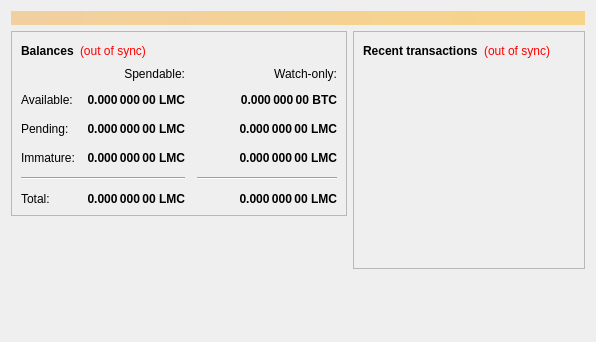
<?xml version="1.0" encoding="UTF-8"?>
<ui version="4.0">
 <class>OverviewPage</class>
 <widget class="QWidget" name="OverviewPage">
  <property name="geometry">
   <rect>
    <x>0</x>
    <y>0</y>
    <width>596</width>
    <height>342</height>
   </rect>
  </property>
  <property name="windowTitle">
   <string>Form</string>
  </property>
  <layout class="QVBoxLayout" name="topLayout">
   <item>
    <widget class="QLabel" name="labelAlerts">
     <property name="visible">
      <bool>false</bool>
     </property>
     <property name="styleSheet">
      <string notr="true">background-color: qlineargradient(x1: 0, y1: 0, x2: 1, y2: 0, stop:0 #F0D0A0, stop:1 #F8D488); color:#000000;</string>
     </property>
     <property name="wordWrap">
      <bool>true</bool>
     </property>
     <property name="margin">
      <number>3</number>
     </property>
    </widget>
   </item>
   <item>
    <layout class="QHBoxLayout" name="horizontalLayout" stretch="1,1">
     <item>
      <layout class="QVBoxLayout" name="verticalLayout_2">
       <item>
        <widget class="QFrame" name="frame">
         <property name="frameShape">
          <enum>QFrame::StyledPanel</enum>
         </property>
         <property name="frameShadow">
          <enum>QFrame::Raised</enum>
         </property>
         <layout class="QVBoxLayout" name="verticalLayout_4">
          <item>
           <layout class="QHBoxLayout" name="horizontalLayout_4">
            <item>
             <widget class="QLabel" name="label_5">
              <property name="font">
               <font>
                <weight>75</weight>
                <bold>true</bold>
               </font>
              </property>
              <property name="text">
               <string>Balances</string>
              </property>
             </widget>
            </item>
            <item>
             <widget class="QLabel" name="labelWalletStatus">
              <property name="cursor">
               <cursorShape>WhatsThisCursor</cursorShape>
              </property>
              <property name="toolTip">
               <string>The displayed information may be out of date. Your wallet automatically synchronizes with the Lamacoin network after a connection is established, but this process has not completed yet.</string>
              </property>
              <property name="styleSheet">
               <string notr="true">QLabel { color: red; }</string>
              </property>
              <property name="text">
               <string notr="true">(out of sync)</string>
              </property>
              <property name="alignment">
               <set>Qt::AlignLeading|Qt::AlignLeft|Qt::AlignVCenter</set>
              </property>
             </widget>
            </item>
            <item>
             <spacer name="horizontalSpacer_3">
              <property name="orientation">
               <enum>Qt::Horizontal</enum>
              </property>
              <property name="sizeHint" stdset="0">
               <size>
                <width>40</width>
                <height>20</height>
               </size>
              </property>
             </spacer>
            </item>
           </layout>
          </item>
          <item>
           <layout class="QGridLayout" name="gridLayout">
            <property name="spacing">
             <number>12</number>
            </property>
            <item row="2" column="2">
             <widget class="QLabel" name="labelWatchPending">
              <property name="font">
               <font>
                <weight>75</weight>
                <bold>true</bold>
               </font>
              </property>
              <property name="cursor">
               <cursorShape>IBeamCursor</cursorShape>
              </property>
              <property name="toolTip">
               <string>Unconfirmed transactions to watch-only addresses</string>
              </property>
              <property name="text">
               <string notr="true">0.000 000 00 LMC</string>
              </property>
              <property name="alignment">
               <set>Qt::AlignRight|Qt::AlignTrailing|Qt::AlignVCenter</set>
              </property>
              <property name="textInteractionFlags">
               <set>Qt::LinksAccessibleByMouse|Qt::TextSelectableByKeyboard|Qt::TextSelectableByMouse</set>
              </property>
             </widget>
            </item>
            <item row="2" column="1">
             <widget class="QLabel" name="labelUnconfirmed">
              <property name="font">
               <font>
                <weight>75</weight>
                <bold>true</bold>
               </font>
              </property>
              <property name="cursor">
               <cursorShape>IBeamCursor</cursorShape>
              </property>
              <property name="toolTip">
               <string>Total of transactions that have yet to be confirmed, and do not yet count toward the spendable balance</string>
              </property>
              <property name="text">
               <string notr="true">0.000 000 00 LMC</string>
              </property>
              <property name="alignment">
               <set>Qt::AlignRight|Qt::AlignTrailing|Qt::AlignVCenter</set>
              </property>
              <property name="textInteractionFlags">
               <set>Qt::LinksAccessibleByMouse|Qt::TextSelectableByKeyboard|Qt::TextSelectableByMouse</set>
              </property>
             </widget>
            </item>
            <item row="3" column="2">
             <widget class="QLabel" name="labelWatchImmature">
              <property name="font">
               <font>
                <weight>75</weight>
                <bold>true</bold>
               </font>
              </property>
              <property name="cursor">
               <cursorShape>IBeamCursor</cursorShape>
              </property>
              <property name="toolTip">
               <string>Mined balance in watch-only addresses that has not yet matured</string>
              </property>
              <property name="text">
               <string notr="true">0.000 000 00 LMC</string>
              </property>
              <property name="alignment">
               <set>Qt::AlignRight|Qt::AlignTrailing|Qt::AlignVCenter</set>
              </property>
              <property name="textInteractionFlags">
               <set>Qt::LinksAccessibleByMouse|Qt::TextSelectableByKeyboard|Qt::TextSelectableByMouse</set>
              </property>
             </widget>
            </item>
            <item row="4" column="0" colspan="2">
             <widget class="Line" name="line">
              <property name="orientation">
               <enum>Qt::Horizontal</enum>
              </property>
             </widget>
            </item>
            <item row="4" column="2">
             <widget class="Line" name="lineWatchBalance">
              <property name="sizePolicy">
               <sizepolicy hsizetype="Preferred" vsizetype="Fixed">
                <horstretch>0</horstretch>
                <verstretch>0</verstretch>
               </sizepolicy>
              </property>
              <property name="minimumSize">
               <size>
                <width>140</width>
                <height>0</height>
               </size>
              </property>
              <property name="orientation">
               <enum>Qt::Horizontal</enum>
              </property>
             </widget>
            </item>
            <item row="5" column="0">
             <widget class="QLabel" name="labelTotalText">
              <property name="text">
               <string>Total:</string>
              </property>
             </widget>
            </item>
            <item row="3" column="1">
             <widget class="QLabel" name="labelImmature">
              <property name="font">
               <font>
                <weight>75</weight>
                <bold>true</bold>
               </font>
              </property>
              <property name="cursor">
               <cursorShape>IBeamCursor</cursorShape>
              </property>
              <property name="toolTip">
               <string>Mined balance that has not yet matured</string>
              </property>
              <property name="text">
               <string notr="true">0.000 000 00 LMC</string>
              </property>
              <property name="alignment">
               <set>Qt::AlignRight|Qt::AlignTrailing|Qt::AlignVCenter</set>
              </property>
              <property name="textInteractionFlags">
               <set>Qt::LinksAccessibleByMouse|Qt::TextSelectableByKeyboard|Qt::TextSelectableByMouse</set>
              </property>
             </widget>
            </item>
            <item row="2" column="3">
             <spacer name="horizontalSpacer_2">
              <property name="orientation">
               <enum>Qt::Horizontal</enum>
              </property>
              <property name="sizeHint" stdset="0">
               <size>
                <width>40</width>
                <height>20</height>
               </size>
              </property>
             </spacer>
            </item>
            <item row="3" column="0">
             <widget class="QLabel" name="labelImmatureText">
              <property name="text">
               <string>Immature:</string>
              </property>
             </widget>
            </item>
            <item row="5" column="1">
             <widget class="QLabel" name="labelTotal">
              <property name="font">
               <font>
                <weight>75</weight>
                <bold>true</bold>
               </font>
              </property>
              <property name="cursor">
               <cursorShape>IBeamCursor</cursorShape>
              </property>
              <property name="toolTip">
               <string>Your current total balance</string>
              </property>
              <property name="text">
               <string notr="true">0.000 000 00 LMC</string>
              </property>
              <property name="alignment">
               <set>Qt::AlignRight|Qt::AlignTrailing|Qt::AlignVCenter</set>
              </property>
              <property name="textInteractionFlags">
               <set>Qt::LinksAccessibleByMouse|Qt::TextSelectableByKeyboard|Qt::TextSelectableByMouse</set>
              </property>
             </widget>
            </item>
            <item row="5" column="2">
             <widget class="QLabel" name="labelWatchTotal">
              <property name="font">
               <font>
                <weight>75</weight>
                <bold>true</bold>
               </font>
              </property>
              <property name="cursor">
               <cursorShape>IBeamCursor</cursorShape>
              </property>
              <property name="toolTip">
               <string>Current total balance in watch-only addresses</string>
              </property>
              <property name="text">
               <string notr="true">0.000 000 00 LMC</string>
              </property>
              <property name="alignment">
               <set>Qt::AlignRight|Qt::AlignTrailing|Qt::AlignVCenter</set>
              </property>
              <property name="textInteractionFlags">
               <set>Qt::LinksAccessibleByMouse|Qt::TextSelectableByKeyboard|Qt::TextSelectableByMouse</set>
              </property>
             </widget>
            </item>
            <item row="0" column="2">
             <widget class="QLabel" name="labelWatchonly">
              <property name="text">
               <string>Watch-only:</string>
              </property>
              <property name="alignment">
               <set>Qt::AlignRight|Qt::AlignTrailing|Qt::AlignVCenter</set>
              </property>
             </widget>
            </item>
            <item row="1" column="0">
             <widget class="QLabel" name="labelBalanceText">
              <property name="text">
               <string>Available:</string>
              </property>
             </widget>
            </item>
            <item row="1" column="1">
             <widget class="QLabel" name="labelBalance">
              <property name="font">
               <font>
                <weight>75</weight>
                <bold>true</bold>
               </font>
              </property>
              <property name="cursor">
               <cursorShape>IBeamCursor</cursorShape>
              </property>
              <property name="toolTip">
               <string>Your current spendable balance</string>
              </property>
              <property name="text">
               <string notr="true">0.000 000 00 LMC</string>
              </property>
              <property name="alignment">
               <set>Qt::AlignRight|Qt::AlignTrailing|Qt::AlignVCenter</set>
              </property>
              <property name="textInteractionFlags">
               <set>Qt::LinksAccessibleByMouse|Qt::TextSelectableByKeyboard|Qt::TextSelectableByMouse</set>
              </property>
             </widget>
            </item>
            <item row="1" column="2">
             <widget class="QLabel" name="labelWatchAvailable">
              <property name="font">
               <font>
                <weight>75</weight>
                <bold>true</bold>
               </font>
              </property>
              <property name="cursor">
               <cursorShape>IBeamCursor</cursorShape>
              </property>
              <property name="toolTip">
               <string>Your current balance in watch-only addresses</string>
              </property>
              <property name="text">
               <string notr="true">0.000 000 00 BTC</string>
              </property>
              <property name="alignment">
               <set>Qt::AlignRight|Qt::AlignTrailing|Qt::AlignVCenter</set>
              </property>
              <property name="textInteractionFlags">
               <set>Qt::LinksAccessibleByMouse|Qt::TextSelectableByKeyboard|Qt::TextSelectableByMouse</set>
              </property>
             </widget>
            </item>
            <item row="2" column="0">
             <widget class="QLabel" name="labelPendingText">
              <property name="text">
               <string>Pending:</string>
              </property>
             </widget>
            </item>
            <item row="0" column="1">
             <widget class="QLabel" name="labelSpendable">
              <property name="text">
               <string>Spendable:</string>
              </property>
              <property name="alignment">
               <set>Qt::AlignRight|Qt::AlignTrailing|Qt::AlignVCenter</set>
              </property>
             </widget>
            </item>
           </layout>
          </item>
         </layout>
        </widget>
       </item>
       <item>
        <spacer name="verticalSpacer">
         <property name="orientation">
          <enum>Qt::Vertical</enum>
         </property>
         <property name="sizeHint" stdset="0">
          <size>
           <width>20</width>
           <height>40</height>
          </size>
         </property>
        </spacer>
       </item>
      </layout>
     </item>
     <item>
      <layout class="QVBoxLayout" name="verticalLayout_3">
       <item>
        <widget class="QFrame" name="frame_2">
         <property name="frameShape">
          <enum>QFrame::StyledPanel</enum>
         </property>
         <property name="frameShadow">
          <enum>QFrame::Raised</enum>
         </property>
         <layout class="QVBoxLayout" name="verticalLayout">
          <item>
           <layout class="QHBoxLayout" name="horizontalLayout_2">
            <item>
             <widget class="QLabel" name="label_4">
              <property name="font">
               <font>
                <weight>75</weight>
                <bold>true</bold>
               </font>
              </property>
              <property name="text">
               <string>Recent transactions</string>
              </property>
             </widget>
            </item>
            <item>
             <widget class="QLabel" name="labelTransactionsStatus">
              <property name="cursor">
               <cursorShape>WhatsThisCursor</cursorShape>
              </property>
              <property name="toolTip">
               <string>The displayed information may be out of date. Your wallet automatically synchronizes with the Lamacoin network after a connection is established, but this process has not completed yet.</string>
              </property>
              <property name="styleSheet">
               <string notr="true">QLabel { color: red; }</string>
              </property>
              <property name="text">
               <string notr="true">(out of sync)</string>
              </property>
              <property name="alignment">
               <set>Qt::AlignRight|Qt::AlignTrailing|Qt::AlignVCenter</set>
              </property>
             </widget>
            </item>
            <item>
             <spacer name="horizontalSpacer">
              <property name="orientation">
               <enum>Qt::Horizontal</enum>
              </property>
              <property name="sizeHint" stdset="0">
               <size>
                <width>40</width>
                <height>20</height>
               </size>
              </property>
             </spacer>
            </item>
           </layout>
          </item>
          <item>
           <widget class="QListView" name="listTransactions">
            <property name="styleSheet">
             <string notr="true">QListView { background: transparent; }</string>
            </property>
            <property name="frameShape">
             <enum>QFrame::NoFrame</enum>
            </property>
            <property name="verticalScrollBarPolicy">
             <enum>Qt::ScrollBarAlwaysOff</enum>
            </property>
            <property name="horizontalScrollBarPolicy">
             <enum>Qt::ScrollBarAlwaysOff</enum>
            </property>
            <property name="selectionMode">
             <enum>QAbstractItemView::NoSelection</enum>
            </property>
           </widget>
          </item>
         </layout>
        </widget>
       </item>
       <item>
        <spacer name="verticalSpacer_2">
         <property name="orientation">
          <enum>Qt::Vertical</enum>
         </property>
         <property name="sizeHint" stdset="0">
          <size>
           <width>20</width>
           <height>40</height>
          </size>
         </property>
        </spacer>
       </item>
      </layout>
     </item>
    </layout>
   </item>
  </layout>
 </widget>
 <resources/>
 <connections/>
</ui>
